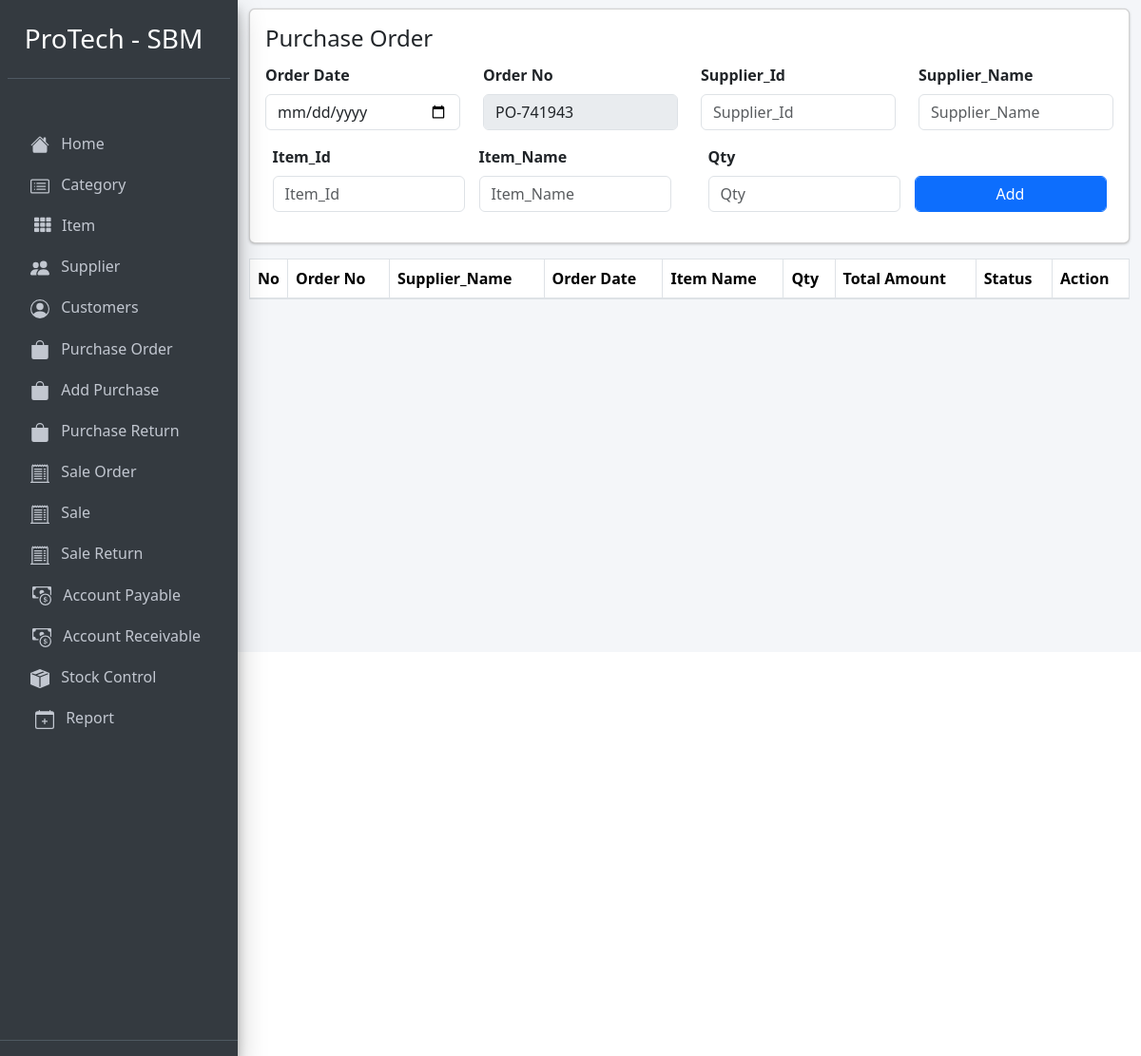
The app's page /purchase_order.php, older data.
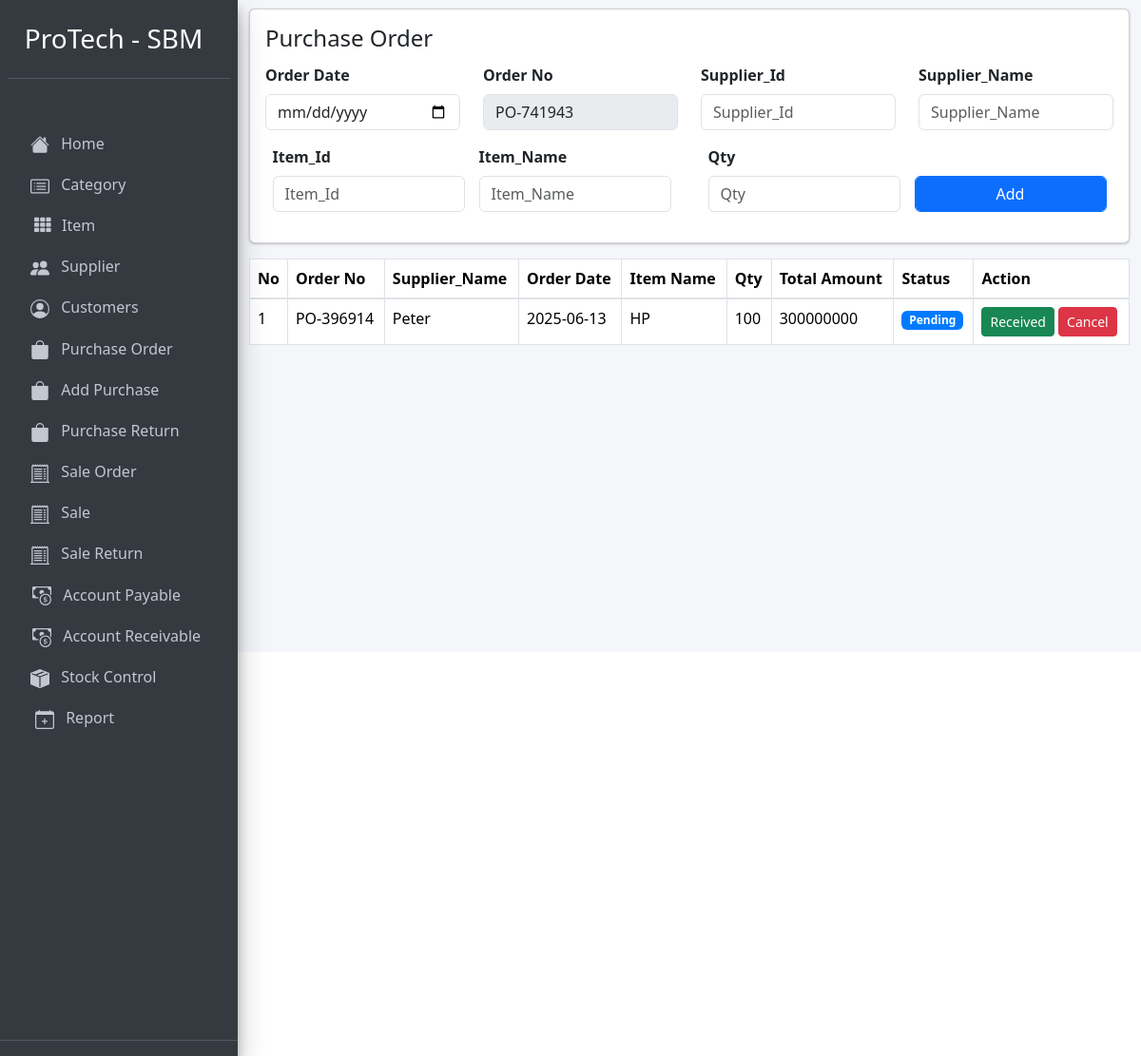
The same page, newer data.
### tables this page shows
CREATE TABLE `purchase_order` (
  `id` int(11) NOT NULL,
  `order_no` varchar(100) NOT NULL,
  `supplier_id` int(11) NOT NULL,
  `order_date` date NOT NULL,
  `item_id` int(11) NOT NULL,
  `qty` int(11) NOT NULL,
  `amount` int(11) NOT NULL,
  `status` varchar(100) NOT NULL
);

CREATE TABLE `supplier` (
  `id` int(11) NOT NULL,
  `supplier_id` int(11) NOT NULL,
  `supplier_name` varchar(255) NOT NULL,
  `supplier_phone` int(11) NOT NULL,
  `supplier_address` varchar(255) NOT NULL
);

CREATE TABLE `item` (
  `id` int(11) NOT NULL,
  `item_id` varchar(255) NOT NULL,
  `item_name` varchar(255) NOT NULL,
  `categories_id` varchar(255) NOT NULL,
  `original_price` int(11) NOT NULL,
  `selling_price` int(11) NOT NULL
);

### purchase_order.php (the view, shortened to what this page needs)
<?php
require '../Config/config.php';
include 'header.php';
$purchase_orderstmt = $pdo->prepare("SELECT * FROM purchase_order WHERE status='pending' ORDER BY id DESC");
$purchase_orderstmt->execute();
$purchase_orderdata = $purchase_orderstmt->fetchAll();
 ?>
  <div class="container" style="margin-top:-30px;">
    <div class="card">
      <div class="card-body">
        <h4>Purchase Order</h4>
        <form class="" action="" method="post" style="margin-top:-20px;">
          <div class="row">
            <div class="col-3">
              <label for="" class="mt-4"><b>Order Date</b></label>
              <input type="date" class="form-control" placeholder="Date" name="order_date">
            </div>
            <div class="col-3">
              <label for="" class="mt-4"><b>Order No</b></label>
              <input type="text" class="form-control" name="" value="<?php echo "PO-" . rand(1,999999) ?>" disabled>
            </div>
            <div class="col-3">
              <label for="" class="mt-4"><b>Supplier_Id</b></label>
              <input type="text" id="supplier_id" oninput="fetchSupplierNameFromId()" class="form-control" placeholder="Supplier_Id" name="supplier_id" >
            </div>
            <div class="col-3">
              <label for="" class="mt-4"><b>Supplier_Name</b></label>
              <input type="text" id="supplier_name" class="form-control" placeholder="Supplier_Name" name="supplier_name" oninput="fetchSupplierIdFromName()">
            </div>
          </div>
          <div class="row">
            <div class="col-6 d-flex">
                <div class="col">
                  <label for=""><b>Item_Id</b></label>
                  <input type="text" id="item_id" class="form-control" placeholder="Item_Id" name="item_id" oninput="fetchitemNameFromId()">
                </div>
                <div class="col">
                  <label for=""><b>Item_Name</b></label>
                  <input type="text" id="item_name" class="form-control" placeholder="Item_Name" name="item_name" oninput="fetchitemIdFromName()">
                </div>
              </div>
              <div class="col-6 d-flex">
                <div class="col">
                  <label for=""><b>Qty</b></label>
                  <input type="number" class="form-control" placeholder="Qty" name="qty">
                </div>
                <div class="col mt-4">
                    <button type="submit" name="add_btn" class="form-control btn btn-primary mt-2">Add</button>
                </div>
              </div>
          </div>
      </form>
      </div>
    </div>
  <div>
    <table class="table table-bordered table-hover">
      <thead>
        <tr>
          <th style="width: 10px">No</th>
          <th>Order No</th>
          <th>Supplier_Name</th>
          <th>Order Date</th>
          <th>Item Name</th>
          <th>Qty</th>
          <th>Total Amount</th>
          <th>Status</th>
          <th>Action</th>
        </tr>
      </thead>
      <tbody>
        <?php
          if ($purchase_orderdata) {
            $id = 1;
            foreach ($purchase_orderdata as $value) {
              $supplier_id = $value['supplier_id'];
              $item_id = $value['item_id'];
              $supplierIdstmt = $pdo->prepare("SELECT * FROM supplier WHERE supplier_id='$supplier_id'");
              $supplierIdstmt->execute();
              $supplierIdResult = $supplierIdstmt->fetch(PDO::FETCH_ASSOC);
              $itemIdstmt = $pdo->prepare("SELECT * FROM item WHERE item_id='$item_id'");
              $itemIdstmt->execute();
              $itemIdResult = $itemIdstmt->fetch(PDO::FETCH_ASSOC);
         ?>
        <tr>
          <td><?php echo $id; ?></td>
          <td><?php echo $value['order_no']; ?></td>
          <td><?php echo $supplierIdResult['supplier_name']; ?></td>
          <td><?php echo $value['order_date']; ?></td>
          <td><?php echo $itemIdResult['item_name']; ?></td>
          <td><?php echo $value['qty']; ?></td>
          <td><?php echo $value['amount']; ?></td>
          <td>
            <div class="badge badge-primary">Pending</div>
          </td>
          <td>
            <form action="" method="post">
              <button type="submit" name="received" class="btn btn-sm btn-success">Received</button>
              <button type="submit" name="cancel" class="btn btn-sm btn-danger">Cancel</button>
            </form>
          </td>
        </tr>
        <?php
          $id++;
            }
          }
         ?>
      </tbody>
    </table>
  </div>
</div>

Row changes from the older to the newer data that the page shows:
added purchase_order: order_no "PO-396914", supplier.supplier_name "Peter", order_date "2025-06-13", item.item_name "HP", qty "100", amount "300000000"
